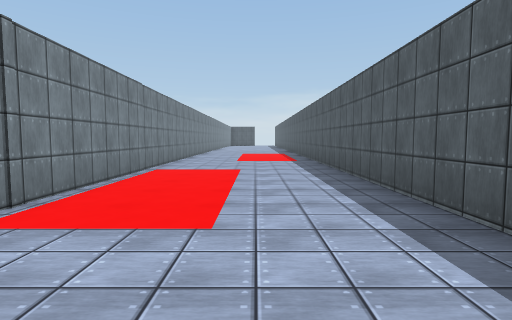
View 1 (above)

20 first-person views from a walk through a 3-D level made in the Unity game engine. The camera is 1.5 m above the floor, tilts 4° down and sees 80° across. The floor is counted in squares, 2 m on a side. Each view is taken from the middle of a square. On the plan, view 1 faces up. The plan holds only what a view shows up to about 10 squares ahead; the rest is blank. The place goes on beyond the plan. Surface patterns are stand-ins for the level's own textures.

View 2
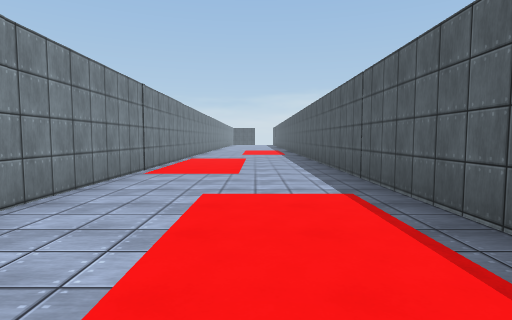

View 3
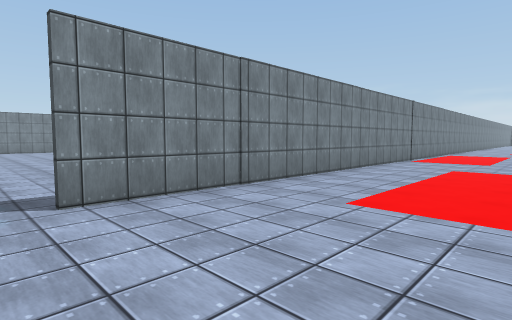

View 4
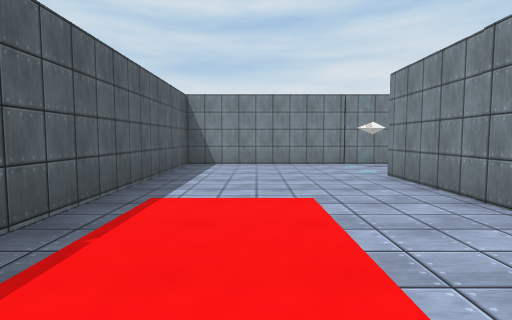

View 5
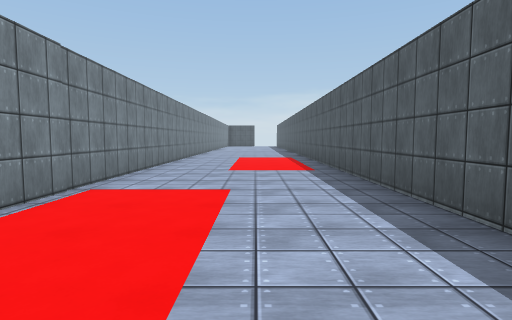

View 6
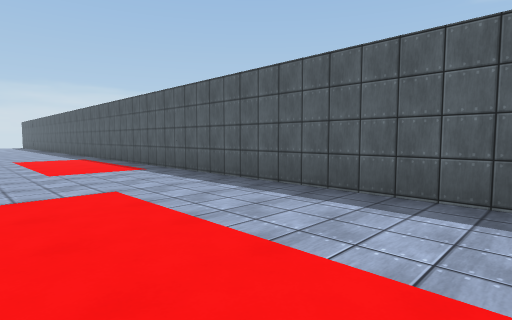

View 7
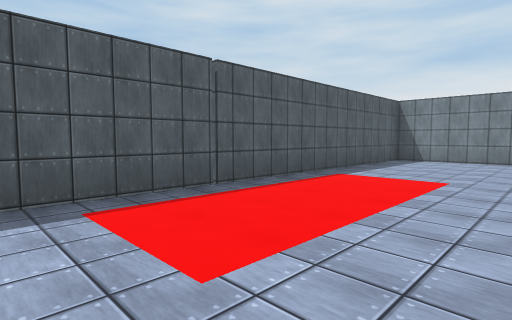

View 8
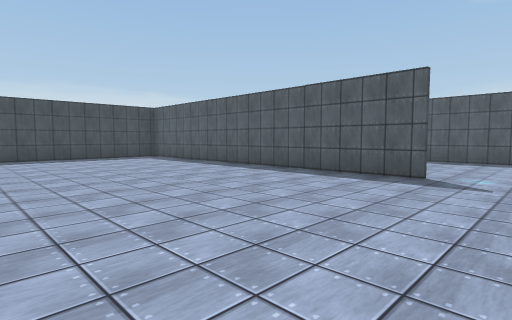

View 9
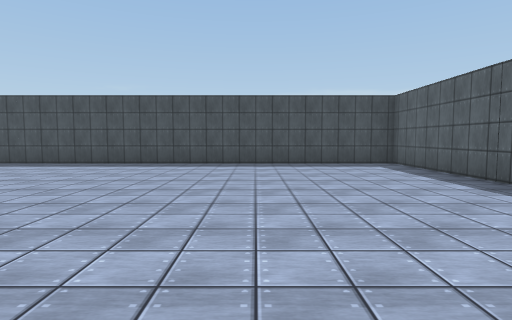

View 10
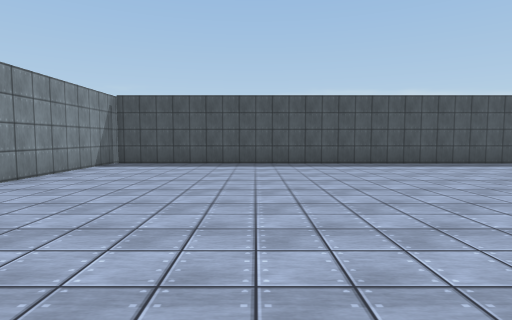

View 11
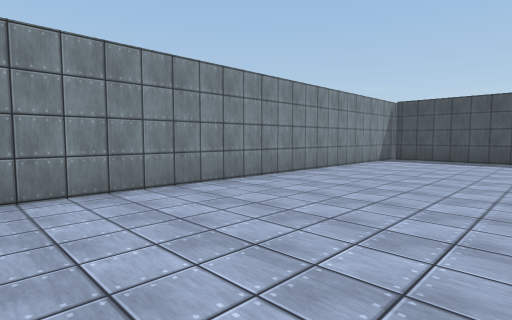

View 12
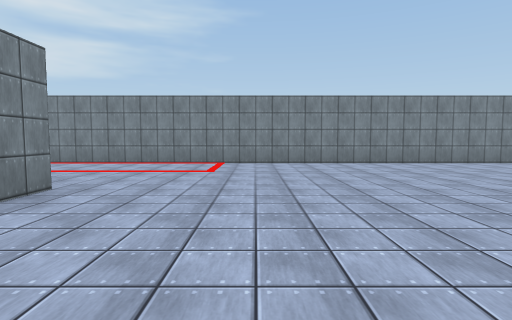

View 13
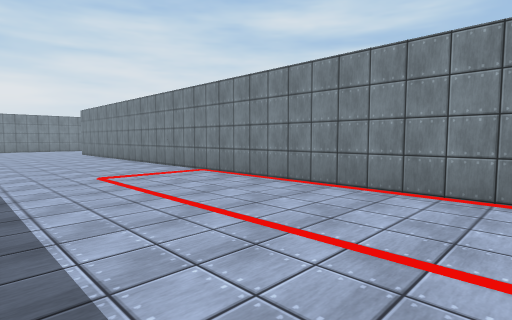

View 14
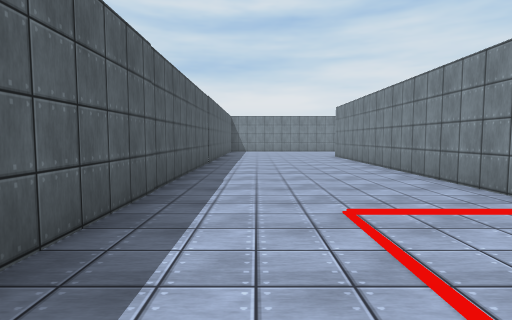

View 15
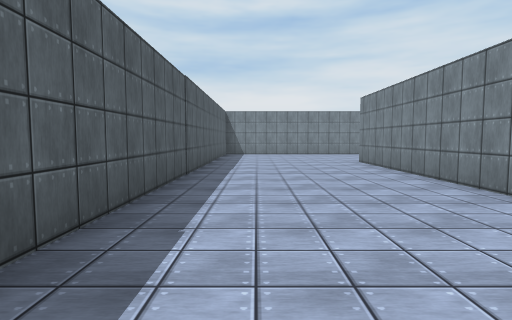

View 16
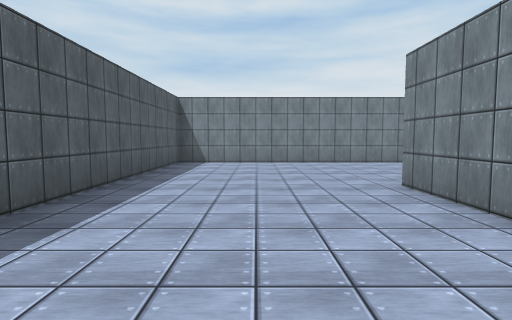

View 17
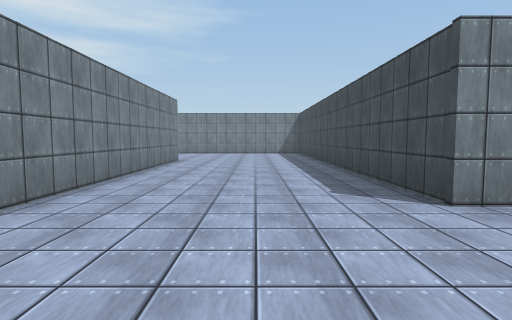

View 18
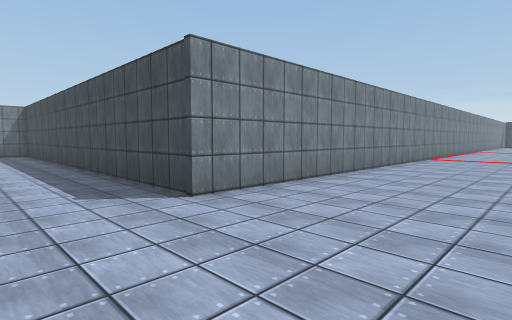

View 19
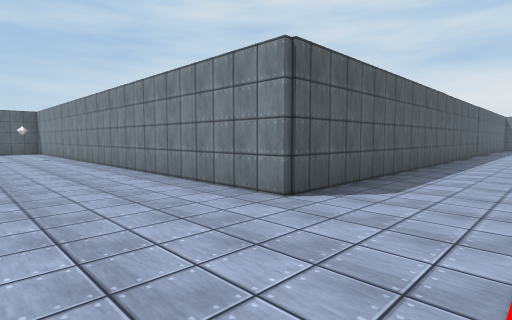

View 20
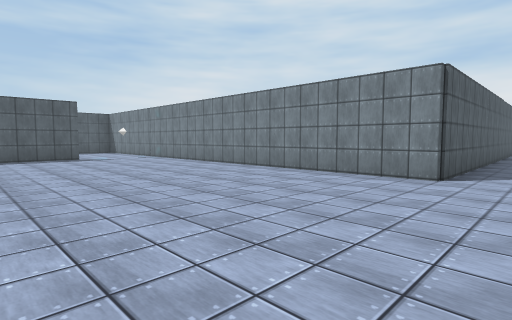

### Floor plan
Points are (right, up) in squares from view 1. A wall is a line through its corners. A room is listed if a view was taken in it or the views show most of it. See-through windows are left out.
Room 1 (views 1, 2, 3, 4, 5, 6, 7)
walls: (-2.7, 13) (-2.7, -7.2); (-2.4, -10) (2.1, -10) (2.1, 13.1)
ways out: opening at (-3, -8.5) to room 2
Room 2 (views 8, 9, 10, 11, 12, 13, 14, 15, 16, 17, 18, 19, 20)
walls: (-2.8, -7.2) (-2.8, 3.3) (-18.2, 3.3); (-18.3, 3.6) (-18.3, -25.8) (-25.5, -25.8); (-25, -30.7) (-13.6, -30.7) (-13.6, -10) (-2.4, -10)
ways out: opening at (-3, -8.5) to room 1

Where each view was taken, in squares from view 1:
view 1: 0 up, 0 right, facing up
view 2: 4 down, 0 right, facing up
view 3: 8 down, 1 right, facing up-left
view 4: 1 down, 0 right, facing down
view 5: 3 up, 0 right, facing up
view 6: 3 up, 2 left, facing up-right
view 7: 1 up, 2 left, facing down-right
view 8: 9 down, 9 left, facing up-right
view 9: 6 down, 7 left, facing up
view 10: 6 down, 14 left, facing up
view 11: 8 down, 14 left, facing up-left
view 12: 7 down, 9 left, facing left
view 13: 10 down, 14 left, facing down-left
view 14: 13 down, 15 left, facing down
view 15: 16 down, 15 left, facing down
view 16: 21 down, 16 left, facing down
view 17: 28 down, 15 left, facing left
view 18: 28 down, 15 left, facing up-left
view 19: 7 down, 16 left, facing down-right
view 20: 4 down, 15 left, facing down-right
